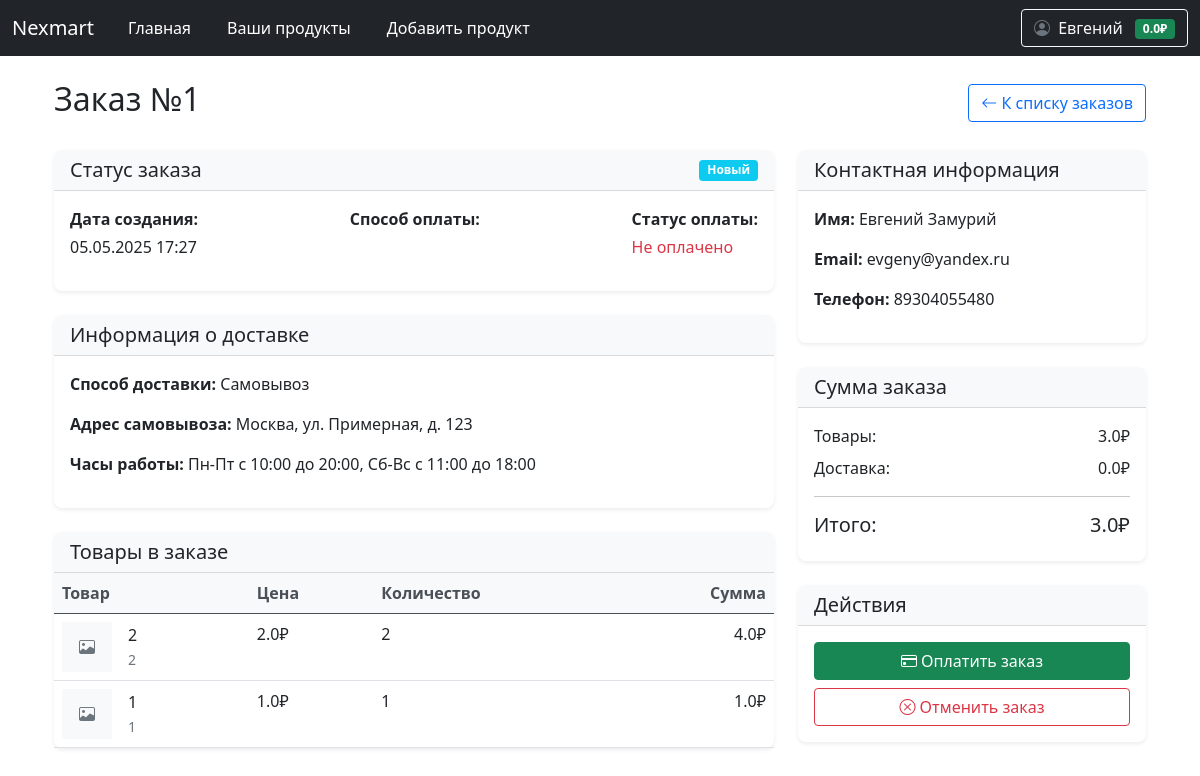
/user/order/1 (signed in), run on the app's committed database.
### data/user.py (models this page shows, shortened)
class User(SqlAlchemyBase, UserMixin):
    __tablename__ = 'users'
    id = Column(Integer, primary_key=True, autoincrement=True)
    email = Column(String, unique=True, nullable=False)
    hashed_password = Column(String, nullable=False)
    surname = Column(String, nullable=False)
    name = Column(String, nullable=False)
    modified_date = Column(DateTime)
    balance = Column(Float, default=0.0, nullable=False)
    products = relationship("Product", back_populates="user")

### data/order.py (models this page shows)
class Order(SqlAlchemyBase):
    __tablename__ = 'orders'
    id = sqlalchemy.Column(sqlalchemy.Integer, primary_key=True, autoincrement=True)
    user_id = sqlalchemy.Column(sqlalchemy.Integer, sqlalchemy.ForeignKey("users.id"))
    created_date = sqlalchemy.Column(sqlalchemy.DateTime, default=datetime.datetime.now)
    status = sqlalchemy.Column(sqlalchemy.String, default='new')  # new, paid, delivered, completed, cancelled
    total_price = sqlalchemy.Column(sqlalchemy.Float, nullable=False)
    name = sqlalchemy.Column(sqlalchemy.String, nullable=False)
    surname = sqlalchemy.Column(sqlalchemy.String, nullable=False)
    email = sqlalchemy.Column(sqlalchemy.String, nullable=False)
    phone = sqlalchemy.Column(sqlalchemy.String, nullable=False)
    delivery_type = sqlalchemy.Column(sqlalchemy.String, nullable=False)  # self_pickup, pickup_point
    delivery_service = sqlalchemy.Column(sqlalchemy.String, nullable=True)  # yandex, wildberries, ozon, pochta, cdek
    pvz_info = sqlalchemy.Column(sqlalchemy.String, nullable=True)  # JSON с информацией о ПВЗ
    delivery_cost = sqlalchemy.Column(sqlalchemy.Float, default=0.0)
    payment_method = sqlalchemy.Column(sqlalchemy.String, nullable=False)  # balance, card, cod
    is_paid = sqlalchemy.Column(sqlalchemy.Boolean, default=False)
    payment_date = sqlalchemy.Column(sqlalchemy.DateTime, nullable=True)
    comment = sqlalchemy.Column(sqlalchemy.Text, nullable=True)
    user = orm.relationship('User')
    items = orm.relationship('OrderItem', back_populates='order', cascade='all, delete-orphan')

class OrderItem(SqlAlchemyBase):
    __tablename__ = 'order_items'
    id = sqlalchemy.Column(sqlalchemy.Integer, primary_key=True, autoincrement=True)
    user_id = sqlalchemy.Column(sqlalchemy.Integer, sqlalchemy.ForeignKey("users.id"))
    product_id = sqlalchemy.Column(sqlalchemy.Integer, sqlalchemy.ForeignKey("products.id"))
    amount = sqlalchemy.Column(sqlalchemy.Integer, default=1)
    is_in_order = sqlalchemy.Column(sqlalchemy.Boolean, default=False)
    order_id = sqlalchemy.Column(sqlalchemy.Integer, sqlalchemy.ForeignKey("orders.id"), nullable=True)
    user = orm.relationship('User')
    product = orm.relationship('Product')
    order = orm.relationship('Order', back_populates='items')

### data/product.py (models this page shows)
class Product(SqlAlchemyBase):
    __tablename__ = 'products'
    id = sqlalchemy.Column(sqlalchemy.Integer, primary_key=True, autoincrement=True)
    name = sqlalchemy.Column(sqlalchemy.String, nullable=False)
    price = sqlalchemy.Column(sqlalchemy.Float, nullable=False)
    description = sqlalchemy.Column(sqlalchemy.Text)
    created_date = sqlalchemy.Column(sqlalchemy.DateTime, default=datetime.datetime.now)
    open = sqlalchemy.Column(sqlalchemy.Boolean)  # открыт ли продукт для общего доступа
    amount_available = sqlalchemy.Column(sqlalchemy.Integer)  # сколько есть продукта для продажи
    amount_sell = sqlalchemy.Column(sqlalchemy.Integer)  # сколько продано для статистики
    image = sqlalchemy.Column(sqlalchemy.String)
    user_id = sqlalchemy.Column(sqlalchemy.Integer, sqlalchemy.ForeignKey('users.id'))
    user = sqlalchemy.orm.relationship('User', back_populates='products')

### main.py (the view)
@app.route('/user/order/<int:order_id>')
@login_required
def user_order_details(order_id):
    db_sess = db_session.create_session()
    order = db_sess.query(Order).filter(
        Order.id == order_id,
        Order.user_id == current_user.id
    ).first()
    if not order:
        flash('Заказ не найден', 'danger')
        return redirect('/user/orders')
    return render_template('order_details.html', order=order)

### templates/order_details.html (shortened to what this page needs)
{% extends "base.html" %}
{% block content %}
<div class="container">
    <div class="d-flex justify-content-between align-items-center mb-4">
        <h2>Заказ №{{ order.id }}</h2>
        <a href="/user/orders" class="btn btn-outline-primary">
            <i class="bi bi-arrow-left"></i> К списку заказов
        </a>
    </div>
    <div class="row">
        <div class="col-lg-8">
            <div class="card mb-4">
                <div class="card-header bg-light d-flex justify-content-between align-items-center">
                    <h5 class="mb-0">Статус заказа</h5>
                    {% if order.status == 'new' %}
                    <span class="badge bg-info">Новый</span>
                    {% elif order.status == 'paid' %}
                    <span class="badge bg-success">Оплачен</span>
                    {% elif order.status == 'delivered' %}
                    <span class="badge bg-primary">Доставлен</span>
                    {% elif order.status == 'completed' %}
                    <span class="badge bg-success">Завершен</span>
                    {% elif order.status == 'cancelled' %}
                    <span class="badge bg-danger">Отменен</span>
                    {% endif %}
                </div>
                <div class="card-body">
                    <div class="d-flex justify-content-between">
                        <div>
                            <p class="mb-1"><strong>Дата создания:</strong></p>
                            <p>{{ order.created_date.strftime('%d.%m.%Y %H:%M') }}</p>
                        </div>
                        <div>
                            <p class="mb-1"><strong>Способ оплаты:</strong></p>
                        </div>
                        <div>
                            <p class="mb-1"><strong>Статус оплаты:</strong></p>
                            <p>{% if order.is_paid %}<span class="text-success">Оплачено</span>{% else %}<span class="text-danger">Не оплачено</span>{% endif %}</p>
                        </div>
                    </div>
                </div>
            </div>
            <div class="card mb-4">
                <div class="card-header bg-light">
                    <h5 class="mb-0">Информация о доставке</h5>
                </div>
                <div class="card-body">
                    <p><strong>Способ доставки:</strong>
                        {% if order.delivery_type == 'self_pickup' %}
                        Самовывоз
                        {% elif order.delivery_type == 'pickup_point' %}
                        Пункт выдачи заказов
                        {% endif %}
                    </p>
                    {% if order.delivery_type == 'pickup_point' and order.pvz_info %}
                    {% set pvz = order.pvz_info|tojson|fromjson %}
                    <p><strong>Служба доставки:</strong>
                        {% if order.delivery_service == 'yandex' %}
                        Яндекс.Маркет
                        {% elif order.delivery_service == 'wildberries' %}
                        Wildberries
                        {% elif order.delivery_service == 'ozon' %}
                        Ozon
                        {% elif order.delivery_service == 'pochta' %}
                        Почта России
                        {% elif order.delivery_service == 'cdek' %}
                        СДЭК
                        {% endif %}
                    </p>
                    <p><strong>Пункт выдачи:</strong> {{ pvz.name }}</p>
                    <p><strong>Адрес:</strong> {{ pvz.address }}</p>
                    <p><strong>Часы работы:</strong> {{ pvz.hours }}</p>
                    {% elif order.delivery_type == 'self_pickup' %}
                    <p><strong>Адрес самовывоза:</strong> Москва, ул. Примерная, д. 123</p>
                    <p><strong>Часы работы:</strong> Пн-Пт с 10:00 до 20:00, Сб-Вс с 11:00 до 18:00</p>
                    {% endif %}
                </div>
            </div>
            <div class="card mb-4">
                <div class="card-header bg-light">
                    <h5 class="mb-0">Товары в заказе</h5>
                </div>
                <div class="card-body p-0">
                    <div class="table-responsive">
                        <table class="table table-hover m-0">
                            <thead>
                                <tr>
                                    <th>Товар</th>
                                    <th>Цена</th>
                                    <th>Количество</th>
                                    <th class="text-end">Сумма</th>
                                </tr>
                            </thead>
                            <tbody>
                                {% for item in order.items %}
                                <tr>
                                    <td>
                                        <div class="d-flex align-items-center">
                                            {% if item.product.image %}
                                            <img src="{{ url_for('static', filename='upload/' + item.product.image) }}"
                                                 class="img-thumbnail me-3" alt="{{ item.product.name }}"
                                                 style="width: 50px; height: 50px; object-fit: cover;">
                                            {% else %}
                                            <div class="bg-light text-center me-3" style="width: 50px; height: 50px; line-height: 50px;">
                                                <i class="bi bi-image text-muted"></i>
                                            </div>
                                            {% endif %}
                                            <div>
                                                <p class="mb-0">{{ item.product.name }}</p>
                                                <small class="text-muted">{{ item.product.description|truncate(50) }}</small>
                                            </div>
                                        </div>
                                    </td>
                                    <td>{{ item.product.price }}₽</td>
                                    <td>{{ item.amount }}</td>
                                    <td class="text-end">{{ item.product.price * item.amount }}₽</td>
                                </tr>
                                {% endfor %}
                            </tbody>
                        </table>
                    </div>
                </div>
            </div>
        </div>
        <div class="col-lg-4">
            <div class="card mb-4">
                <div class="card-header bg-light">
                    <h5 class="mb-0">Контактная информация</h5>
                </div>
                <div class="card-body">
                    <p><strong>Имя:</strong> {{ order.name }} {{ order.surname }}</p>
                    <p><strong>Email:</strong> {{ order.email }}</p>
                    <p><strong>Телефон:</strong> {{ order.phone }}</p>
                </div>
            </div>
            <div class="card mb-4">
                <div class="card-header bg-light">
                    <h5 class="mb-0">Сумма заказа</h5>
                </div>
                <div class="card-body">
                    <div class="d-flex justify-content-between mb-2">
                        <span>Товары:</span>
                        <span>{{ order.total_price - order.delivery_cost }}₽</span>
                    </div>
                    <div class="d-flex justify-content-between mb-3">
                        <span>Доставка:</span>
                        <span>{{ order.delivery_cost }}₽</span>
                    </div>
                    <hr>
                    <div class="d-flex justify-content-between">
                        <span class="h5">Итого:</span>
                        <span class="h5">{{ order.total_price }}₽</span>
                    </div>
                </div>
            </div>
            <div class="card mb-4">
                <div class="card-header bg-light">
                    <h5 class="mb-0">Действия</h5>
                </div>
                <div class="card-body">
                    {% if not order.is_paid and order.status != 'cancelled' %}
                    <a href="#" class="btn btn-success w-100 mb-2">
                        <i class="bi bi-credit-card"></i> Оплатить заказ
                    </a>
                    {% endif %}
                    {% if order.status == 'new' or order.status == 'paid' %}
                    <a href="#" class="btn btn-outline-danger w-100">
                        <i class="bi bi-x-circle"></i> Отменить заказ
                    </a>
                    {% endif %}
                </div>
            </div>
        </div>
    </div>
</div>
{% endblock %}

### templates/base.html (shortened to what this page needs)
<!doctype html>
<html lang="ru">
<head>
                    <link href="https://cdn.jsdelivr.net/npm/bootstrap@5.0.2/dist/css/bootstrap.min.css" rel="stylesheet">
                    <link rel="stylesheet" href="https://cdn.jsdelivr.net/npm/bootstrap-icons@1.8.1/font/bootstrap-icons.css">
    <link rel="stylesheet" href="{{ url_for('static', filename='css/style.css') }}">
    <link rel="stylesheet" href="https://cdnjs.cloudflare.com/ajax/libs/font-awesome/6.5.1/css/all.min.css">
    <link rel="stylesheet" href="{{ url_for('static', filename='css/auth_styles.css') }}">
</head>
<body>
<header>
    <nav class="navbar navbar-expand-md navbar-dark bg-dark" aria-label="Fourth navbar example">
        <div class="container-fluid">
          <a class="navbar-brand" href="#">Nexmart</a>
          <div class="collapse navbar-collapse" id="navbarsExample04">
            <ul class="navbar-nav me-auto mb-2 mb-md-0">
              <li class="nav-item">
                <a class="nav-link active" aria-current="page" href="/">Главная</a>
              </li>
                {% if not current_user.is_authenticated %}
                <li class="nav-item">
                <a class="nav-link active" aria-current="page" href="/register"></a>
              </li>
                <li class="nav-item">
                <a class="nav-link active" aria-current="page" href="/login"></a>
              </li>
                {% else %}
                <li class="nav-item">
                <a class="nav-link active" href="/user/products">Ваши продукты</a>
              </li>
                <li class="nav-item">
                <a class="nav-link active" href="/user/products/add">Добавить продукт</a>
              </li>
                {% endif %}
            </ul>
            {% if current_user.is_authenticated %}
            <div class="d-flex align-items-center">
              <div class="dropdown">
                <button class="btn btn-outline-light dropdown-toggle" type="button" id="profileDropdown" data-bs-toggle="dropdown" aria-expanded="false">
                  <i class="bi bi-person-circle me-1"></i>
                  {{ current_user.name }}
                  <span class="badge bg-success ms-2">{{ current_user.balance }}₽</span>
                </button>
              </div>
            </div>
            {% else %}
            <div class="d-flex">
              <a href="/login" class="btn btn-outline-light me-2">Войти</a>
              <a href="/register" class="btn btn-success">Регистрация</a>
            </div>
            {% endif %}
          </div>
        </div>
      </nav>
</header>
<div class="container mt-4">
    {% block content %}{% endblock %}
</div>
</body>
</html>

### data on the page
User: name "Евгений", balance "0.0"
Order: id "1", created_date "05.05.2025 17:27", name "Евгений", surname "Замурий", email "evgeny@yandex.ru", phone "89304055480", order.total_price-order.delivery_cost "3.0", delivery_cost "0.0", total_price "3.0"
OrderItem: product.name "2", product.description "2", product.price "2.0", amount "2", item.product.price*item.amount "4.0"
OrderItem: product.name "1", product.description "1", product.price "1.0", amount "1", item.product.price*item.amount "1.0"
